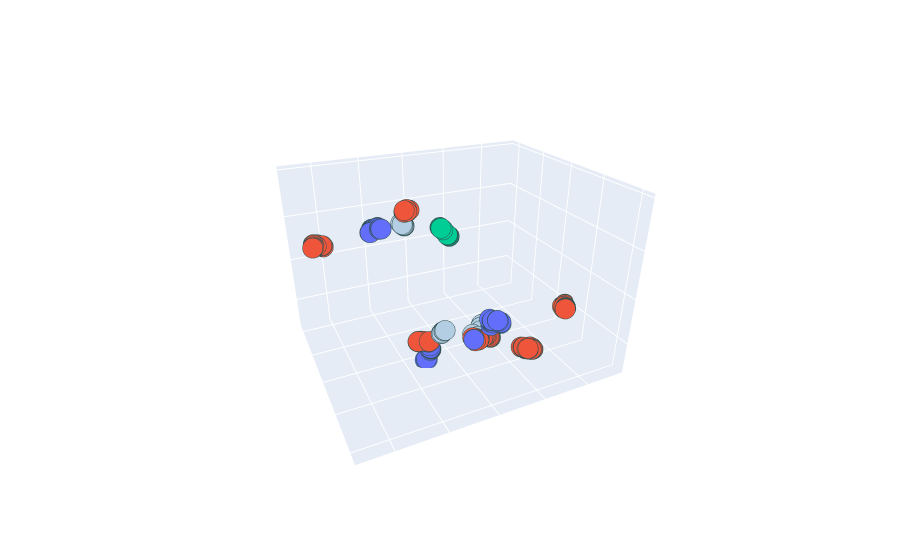

Notebook code for this chart:
### Code cell
angle_vec = np.linspace(1, 1+2*np.pi, 50)
frame_dir = os.path.join(figure_dir, "lmx_hooke_UMAP_genotype_frames", "")
if not os.path.isdir(frame_dir):
    os.makedirs(frame_dir)

# make rotating plots

hooke_fig1 = make_rotating_figure(angle_vec[:2], frame_dir, hooke_fig1, "hooke_genotype_")
hooke_fig1.show()
